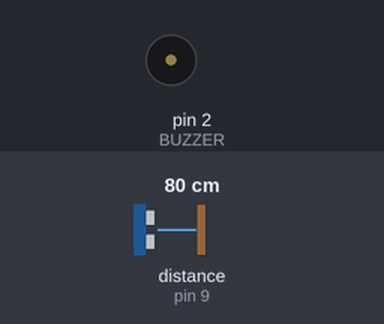
The sketch below on a simulated Arduino Uno, built with avr-gcc and run on an emulated ATmega328P. Shown: buzzer (waves = sounding, pin HIGH). The inputs (shaded band) are chosen by the test bench; at power-on: distance to the obstacle (sensor on pin 9) 80 cm. The echo pulse lasts 58.3 µs per cm; pins used as bus, display or sensor lines are not drawn.

Above: at 3.1 s.
3.2 s: distance to the obstacle (sensor on pin 9) set to 9 cm
At 7.4 s:
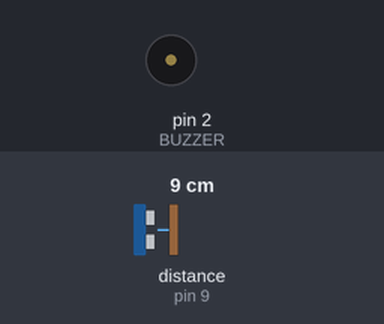
7.5 s: distance to the obstacle (sensor on pin 9) set to 120 cm
At 8.6 s:
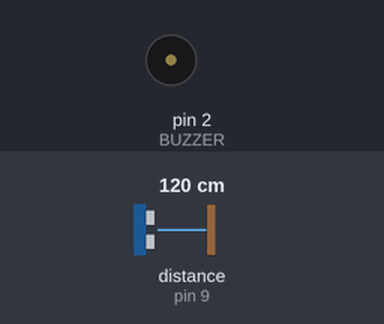
9.0 s: distance to the obstacle (sensor on pin 9) set to 18 cm
At 9.4 s:
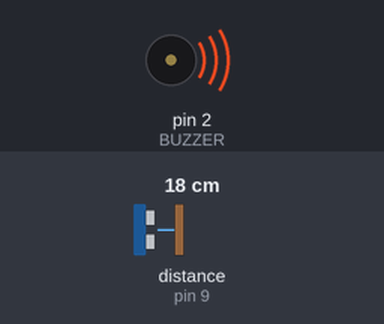
Timing chart, 0 to 14.7 s (numbered marks = the images above; inputs shaded):
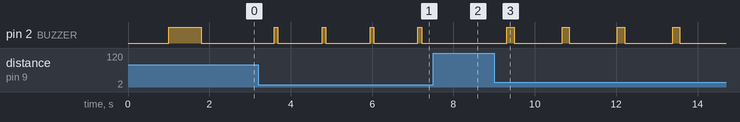

Measured:
- after the input at 3.2 s, pin 2 (BUZZER): alternates HIGH for 0.09 s and LOW for 1.1 s, starting after 0.48 s
- after the input at 7.5 s, pin 2 (BUZZER): stays LOW (without the input it goes to HIGH after 0.81 s)
- after the input at 9.0 s, pin 2 (BUZZER): alternates HIGH for 0.18 s and LOW for 1.2 s, starting after 0.32 s

The sketch:

ULTRASONICO.ino
```cpp
float distancia = 0;
float tiempo = 0;


void setup() {
  Serial.begin(9600);
  pinMode (2, OUTPUT); //BUZZER
  pinMode (8, OUTPUT); //TRANSMISOR(BOCINA)
  pinMode (9, INPUT);  //RECEPTOR
}

void loop() {
  digitalWrite(8, LOW);
  delayMicroseconds(10);
  digitalWrite(8, HIGH); //Enviar ondas
  delayMicroseconds(10);
  tiempo = pulseIn(9, HIGH); //cronometro en microsegundos
  distancia = 0.017 * tiempo;
  //  Serial.println(distancia);
  //  delay(500);
  if (distancia <= 100) {
    digitalWrite(2, 1);
    delay(distancia * 10);
    digitalWrite(2, 0);
    delay(distancia * 10);
  }

}
```
